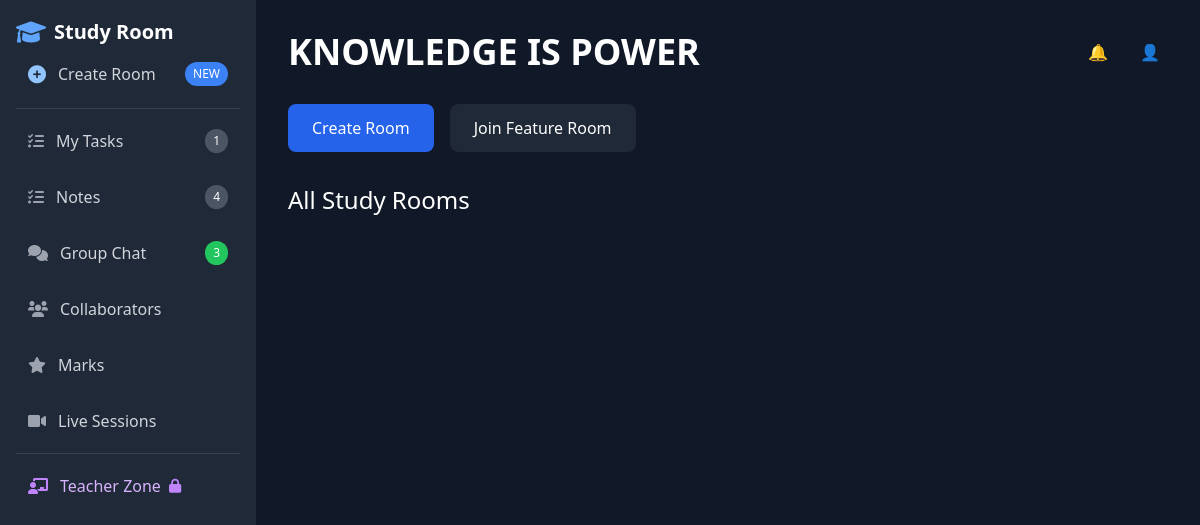
Page /index.php (signed in) on the earlier database version.
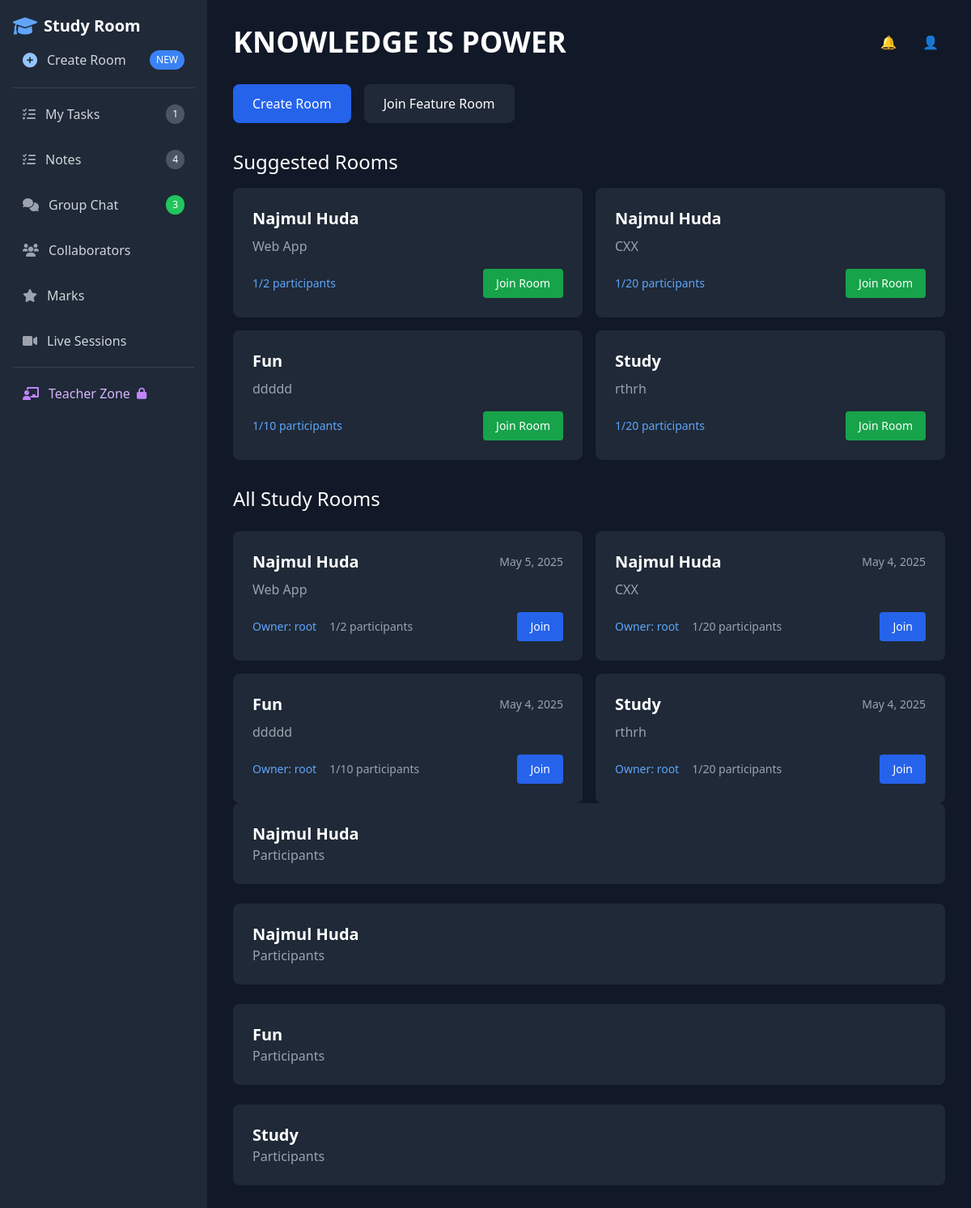
Same page on the later database version.
### tables this page shows
CREATE TABLE `rooms` (
  `id` int NOT NULL,
  `name` varchar(255) NOT NULL,
  `description` text,
  `owner_id` int NOT NULL,
  `participant_limit` int DEFAULT '20',
  `current_participants` int DEFAULT '1',
  `created_at` timestamp NULL DEFAULT CURRENT_TIMESTAMP,
  `updated_at` timestamp NULL DEFAULT CURRENT_TIMESTAMP ON UPDATE CURRENT_TIMESTAMP
);

CREATE TABLE `users` (
  `id` int NOT NULL,
  `username` varchar(50) NOT NULL,
  `email` varchar(100) NOT NULL,
  `password` varchar(255) NOT NULL,
  `role` enum('admin','user','guest') DEFAULT 'user',
  `created_at` timestamp NOT NULL DEFAULT CURRENT_TIMESTAMP,
  `profile_picture` varchar(255) DEFAULT 'default-avatar.jpg'
);

### public/index.php (the view, shortened to what this page needs)
<?php
require '../config/config.php';
$rooms = [];
$sql = "SELECT r.*, u.username as owner_name
        FROM rooms r
        JOIN users u ON r.owner_id = u.id
        ORDER BY created_at DESC";
$result = $conn->query($sql);
while ($row = $result->fetch_assoc()) {
    $rooms[] = $row;
}
$suggested_rooms = [];
$sql = "SELECT r.*, u.username as owner_name
        FROM rooms r
        JOIN users u ON r.owner_id = u.id
        WHERE r.current_participants < r.participant_limit
        ORDER BY created_at DESC
        LIMIT 5";
$result = $conn->query($sql);
while ($row = $result->fetch_assoc()) {
    $suggested_rooms[] = $row;
}
?>
<!DOCTYPE html>
<html lang="en">
<head>
    <script src="https://cdn.tailwindcss.com"></script>
    <link rel="stylesheet" href="https://cdnjs.cloudflare.com/ajax/libs/font-awesome/6.0.0-beta3/css/all.min.css">
</head>
<body class="bg-gray-900 text-white">
    <div class="flex min-h-screen">
        <div class="w-64 bg-gray-800 p-4 fixed top-0 left-0 h-screen z-50">
            <a href="index.php" class="cursor-pointer flex items-center space-x-2">
                <i class="fas fa-graduation-cap text-2xl text-blue-400"></i>
                <h1 class="text-xl font-bold">Study Room</h1>
            </a>
                <ul class="space-y-2">
            <li>
                <a href="createroom.php" class="flex items-center p-3 rounded-lg group hover:bg-blue-600 transition-all duration-300">
                    <i class="fas fa-plus-circle mr-3 text-lg text-blue-300 group-hover:text-white"></i>
                    <span class="text-gray-300 group-hover:text-white font-medium">Create Room</span>
                    <span class="ml-auto bg-blue-500 text-white px-2 py-1 rounded-full text-xs animate-pulse">NEW</span>
                </a>
            </li>
                <li class="border-t border-gray-700 my-4"></li>
        <li>
            <a href="#" onclick="openTaskModal()" class="flex items-center p-3 rounded-lg group hover:bg-gray-700 transition-all">
                <i class="fas fa-tasks mr-3 text-gray-400 group-hover:text-blue-400"></i>
                <span class="text-gray-300 group-hover:text-white">My Tasks</span>
                <span class="ml-auto bg-gray-600 text-white px-2 py-1 rounded-full text-xs">1</span>
            </a>
        </li>
        <li>
            <a href="#" onclick="openNotesModal()" class="flex items-center p-3 rounded-lg group hover:bg-gray-700 transition-all">
                <i class="fas fa-tasks mr-3 text-gray-400 group-hover:text-blue-400"></i>
                <span class="text-gray-300 group-hover:text-white">Notes</span>
                <span class="ml-auto bg-gray-600 text-white px-2 py-1 rounded-full text-xs">4</span>
            </a>
        </li>
        <li>
            <a href="#" class="flex items-center p-3 rounded-lg group hover:bg-gray-700 transition-all">
                <i class="fas fa-comments mr-3 text-gray-400 group-hover:text-green-400"></i>
                <span class="text-gray-300 group-hover:text-white">Group Chat</span>
                <span class="ml-auto bg-green-500 text-white px-2 py-1 rounded-full text-xs">3</span>
            </a>
        </li>
        <li>
            <a href="#" class="flex items-center p-3 rounded-lg group hover:bg-gray-700 transition-all">
                <i class="fas fa-users mr-3 text-gray-400 group-hover:text-purple-400"></i>
                <span class="text-gray-300 group-hover:text-white">Collaborators</span>
            </a>
        </li>
        <li>
            <a href="marks.php" class="flex items-center p-3 rounded-lg group hover:bg-gray-700 transition-all">
                <i class="fas fa-star mr-3 text-gray-400 group-hover:text-yellow-400"></i>
                <span class="text-gray-300 group-hover:text-white">Marks</span>
            </a>
        </li>
        <a href="#" class="flex items-center p-3 rounded-lg group hover:bg-gray-700 transition-all">
                <i class="fas fa-video mr-3 text-gray-400 group-hover:text-red-400"></i>
                <span class="text-gray-300 group-hover:text-white">Live Sessions</span>
            </a>
        <li class="border-t border-gray-700 my-4"></li>
                <li>
            <a href="#" class="flex items-center p-3 rounded-lg group hover:bg-purple-800 transition-all">
                <i class="fas fa-chalkboard-teacher mr-3 text-purple-400"></i>
                <span class="text-purple-300 font-medium">Teacher Zone</span>
                <i class="fas fa-lock ml-2 text-purple-400 text-sm"></i>
            </a>
        </li>
            </ul>
    </div>
    <div class="flex-1 p-8 ml-64 overflow-y-auto">
<div class="flex justify-between items-center mb-8">
        <h1 class="text-4xl font-bold">KNOWLEDGE IS POWER</h1>
                <div class="flex gap-4">
                    <button class="p-2 hover:bg-gray-800 rounded-full">
                        🔔
                    </button>
                    <div class="relative">
                        <button id="profileBtn" class="p-2 hover:bg-gray-800 rounded-full">
                            👤
                            </button>
                    </div>
                </div>
            </div>
            <div class="mb-12">
                <div class="flex gap-4 mb-8">
                    <button class="bg-blue-600 px-6 py-3 rounded-lg hover:bg-blue-700 transition">
                        Create Room
                    </button>
                    <button class="bg-gray-800 px-6 py-3 rounded-lg hover:bg-gray-700 transition">
                        Join Feature Room
                    </button>
                </div>
                <div class="space-y-6">
    <?php if(count($suggested_rooms) > 0): ?>
        <div class="mb-8">
            <h2 class="text-2xl mb-4">Suggested Rooms</h2>
            <div class="grid grid-cols-1 md:grid-cols-2 gap-4">
                <?php foreach ($suggested_rooms as $room): ?>
                    <div class="bg-gray-800 p-6 rounded-lg hover:bg-gray-750 transition">
                        <h3 class="text-xl font-bold"><?= htmlspecialchars($room['name']) ?></h3>
                        <p class="text-gray-400 mt-2"><?= htmlspecialchars($room['description']) ?></p>
                        <div class="flex items-center justify-between mt-4">
                            <span class="text-sm text-blue-400">
                                <?= $room['current_participants'] ?>/<?= $room['participant_limit'] ?> participants
                            </span>
                            <?php if ($room['current_participants'] < $room['participant_limit']): ?>
                                <a href="joinroom.php?id=<?= $room['id'] ?>"
                                   class="bg-green-600 hover:bg-green-700 px-4 py-2 rounded text-sm">
                                    Join Room
                                </a>
                            <?php endif; ?>
                        </div>
                    </div>
                <?php endforeach; ?>
            </div>
        </div>
    <?php endif; ?>
    <h2 class="text-2xl mb-4">All Study Rooms</h2>
    <div class="grid grid-cols-1 md:grid-cols-2 gap-4">
        <?php foreach ($rooms as $room): ?>
            <div class="bg-gray-800 p-6 rounded-lg hover:bg-gray-750 transition">
                <div class="flex items-center justify-between">
                    <h3 class="text-xl font-bold"><?= htmlspecialchars($room['name']) ?></h3>
                    <span class="text-sm text-gray-400">
                        <?= date('M j, Y', strtotime($room['created_at'])) ?>
                    </span>
                </div>
                <p class="text-gray-400 mt-2"><?= htmlspecialchars($room['description']) ?></p>
                <div class="flex items-center justify-between mt-4">
                    <div class="flex items-center">
                        <span class="text-sm text-blue-400 mr-4">
                            Owner: <?= htmlspecialchars($room['owner_name']) ?>
                        </span>
                        <span class="text-sm text-gray-400">
                            <?= $room['current_participants'] ?>/<?= $room['participant_limit'] ?> participants
                        </span>
                    </div>
                    <?php if ($room['current_participants'] < $room['participant_limit']): ?>
                        <a href="joinroom.php?id=<?= $room['id'] ?>"
                           class="bg-blue-600 hover:bg-blue-700 px-4 py-2 rounded text-sm">
                            Join
                        </a>
                    <?php else: ?>
                        <span class="text-sm text-red-400">Full</span>
                    <?php endif; ?>
                </div>
            </div>
        <?php endforeach; ?>
    </div>
</div>
                <div class="space-y-6">
                    <?php foreach ($rooms as $room): ?>
                        <div class="bg-gray-800 p-6 rounded-lg hover:bg-gray-750 transition">
                            <h3 class="text-xl font-bold"><?= htmlspecialchars($room['name']); ?></h3>
                            <p class="text-gray-400"><?= htmlspecialchars($room['participants']); ?> Participants</p>
                        </div>
                    <?php endforeach; ?>
                </div>
            </div>
</body>
</html>

### public/index.php (style rules this page uses)
html, body { margin: 0; padding: 0; height: 100%; overflow: hidden; }
body { background: url('https://i.gifer.com/5Waz.gif') no-repeat center center fixed; background-size: cover; }

Differences in the rows shown:
added rooms: name "Najmul Huda", description "Web App", current_participants "1", participant_limit "2", created_at "May 5, 2025", owner.username "root"
added rooms: name "Najmul Huda", description "CXX", current_participants "1", participant_limit "20", created_at "May 4, 2025", owner.username "root"
added rooms: name "Fun", description "ddddd", current_participants "1", participant_limit "10", created_at "May 4, 2025", owner.username "root"
added rooms: name "Study", description "rthrh", current_participants "1", participant_limit "20", created_at "May 4, 2025", owner.username "root"
Other differences:
text now shown: "Suggested Rooms"
